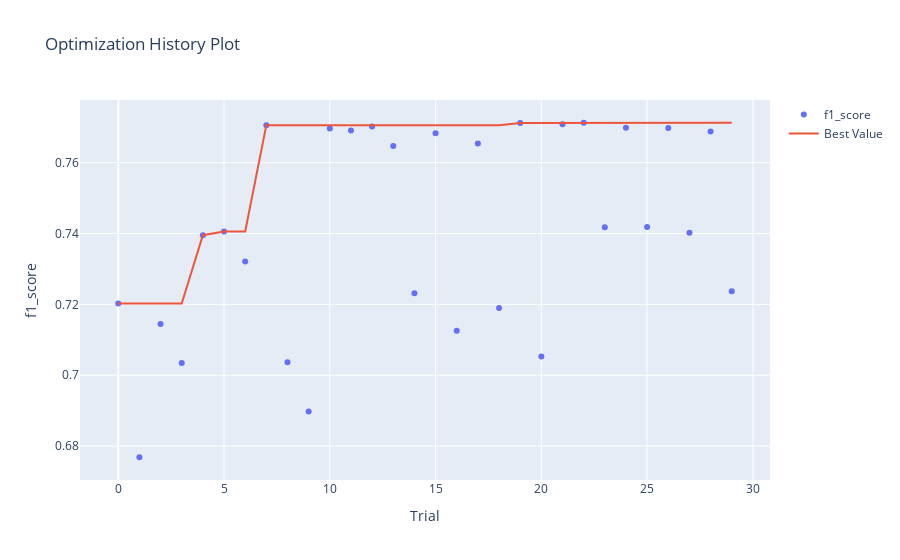

Here is the notebook cell this chart was saved with:
### Markdown cell above
График истории оптимизации - отображает количество испытаний на оси Х и метрику на оси Y.

Следует использовать эту диаграмму, чтобы проверить, идет ли оптимизация гиперпараметров в правильном направлении или нет.

### Code cell
optuna.visualization.plot_optimization_history(study, target_name="f1_score")

### Figure 1 — Plotly figure (JSON) as saved in the notebook; plotly's stock layout.template omitted (floating-point values rounded to 4 significant figures)
{"data": [{"mode": "markers", "name": "f1_score", "type": "scatter", "x": [0, 1, 2, 3, 4, 5, 6, 7, 8, 9, 10, 11, 12, 13, 14, 15, 16, 17, 18, 19, 20, 21, 22, 23, 24, 25, 26, 27, 28, 29], "y": [0.7202, 0.6768, 0.7145, 0.7034, 0.7395, 0.7406, 0.7321, 0.7706, 0.7037, 0.6897, 0.7696, 0.7691, 0.7702, 0.7647, 0.7231, 0.7683, 0.7125, 0.7654, 0.719, 0.7712, 0.7053, 0.7709, 0.7713, 0.7418, 0.7699, 0.7419, 0.7698, 0.7402, 0.7688, 0.7237]}, {"name": "Best Value", "type": "scatter", "x": [0, 1, 2, 3, 4, 5, 6, 7, 8, 9, 10, 11, 12, 13, 14, 15, 16, 17, 18, 19, 20, 21, 22, 23, 24, 25, 26, 27, 28, 29], "y": [0.7202, 0.7202, 0.7202, 0.7202, 0.7395, 0.7406, 0.7406, 0.7706, 0.7706, 0.7706, 0.7706, 0.7706, 0.7706, 0.7706, 0.7706, 0.7706, 0.7706, 0.7706, 0.7706, 0.7712, 0.7712, 0.7712, 0.7713, 0.7713, 0.7713, 0.7713, 0.7713, 0.7713, 0.7713, 0.7713]}], "layout": {"title": {"text": "Optimization History Plot"}, "xaxis": {"title": {"text": "Trial"}}, "yaxis": {"title": {"text": "f1_score"}}}}
